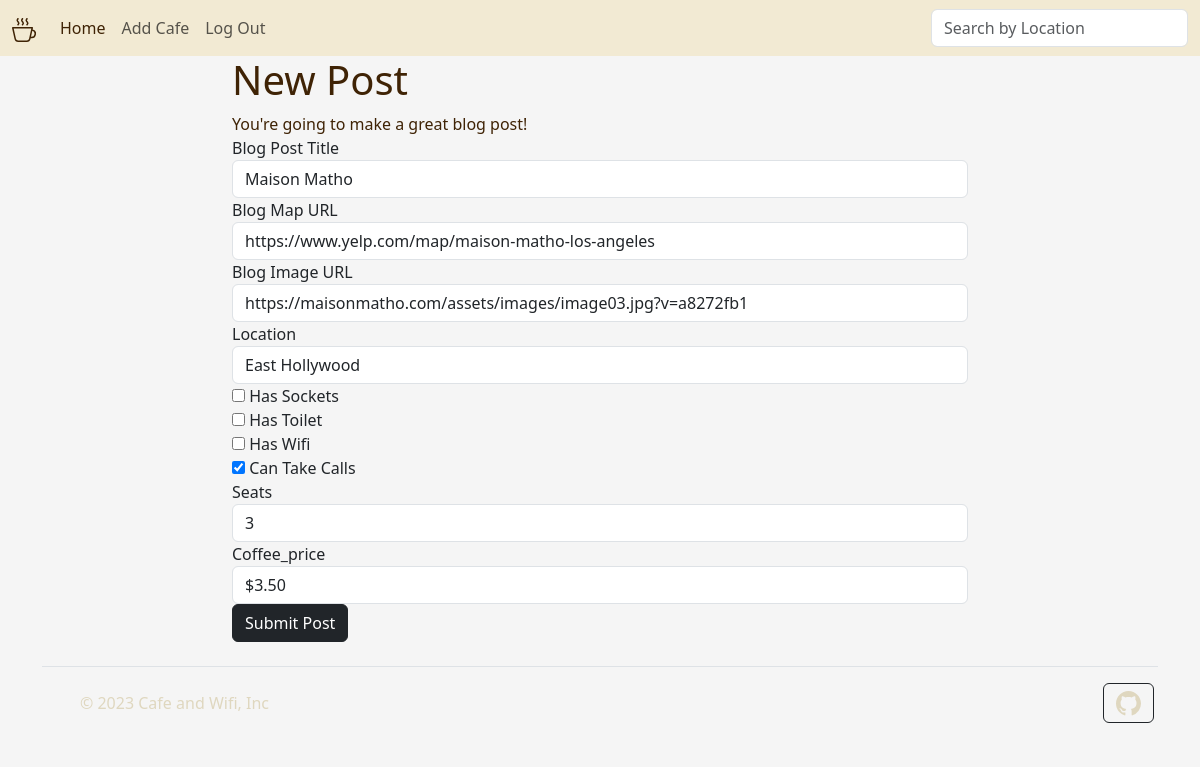
Screenshot of /edit-post/4 (signed in) with the database file from the repository.
### main.py (models this page shows)
class Cafe(db.Model):
    __tablename__ = "cafes"
    id = db.Column(db.Integer, primary_key=True)
    name = db.Column(db.String(250), unique=True, nullable=False)
    map_url = db.Column(db.String(500), nullable=False)
    img_url = db.Column(db.String(500), nullable=False)
    location = db.Column(db.String(250), nullable=False)
    seats = db.Column(db.String(250), nullable=False)
    has_toilet = db.Column(db.Boolean, nullable=False)
    has_wifi = db.Column(db.Boolean, nullable=False)
    has_sockets = db.Column(db.Boolean, nullable=False)
    can_take_calls = db.Column(db.Boolean, nullable=False)
    coffee_price = db.Column(db.String(250), nullable=True)

### main.py (the view, shortened to what this page needs)
@app.route("/edit-post/<int:post_id>", methods=["GET", "POST"])
def edit_post(post_id):
    post = Cafe.query.get(post_id)
    edit_form = CreatePostForm(
        name=post.name,
        map_url=post.map_url,
        img_url=post.img_url,
        location=post.location,
        has_sockets=post.has_sockets,
        has_toilet=post.has_toilet,
        has_wifi=post.has_wifi,
        can_take_calls=post.can_take_calls,
        seats=post.seats,
        coffee_price=post.coffee_price,
    )
    return render_template("add_cafe.html", form=edit_form)

### forms.py
class CreatePostForm(FlaskForm):
    name = StringField("Blog Post Title", validators=[DataRequired()])
    map_url = StringField("Blog Map URL", validators=[DataRequired(), URL()])
    img_url = StringField("Blog Image URL", validators=[DataRequired(), URL()])
    location = StringField("Location", validators=[DataRequired()])
    has_sockets = BooleanField("Has Sockets")
    has_toilet = BooleanField("Has Toilet")
    has_wifi = BooleanField("Has Wifi")
    can_take_calls = BooleanField("Can Take Calls")
    seats = StringField("Seats", validators=[DataRequired()])
    coffee_price = StringField("Coffee_price", validators=[DataRequired()])
    submit = SubmitField("Submit Post")

### main.py (called while the page is built)
@login_manager.user_loader
def load_user(user_id):
    return User.query.get(int(user_id))

### templates/add_cafe.html (shortened to what this page needs)
{% import "bootstrap/wtf.html" as wtf %}
{% block content %}
{% include "header.html" %}
  <header class="masthead" style="background-image: url('{{ url_for('static', filename='img/edit-bg.jpg')}}')">
    <div class="container">
      <div class="row">
        <div class="col-lg-8 col-md-10 mx-auto">
          <div class="page-heading">
            {% if is_edit: %}
            <h1 style="color:#3F2305;">Edit Post</h1>
            {% else: %}
            <h1 style="color:#3F2305;">New Post</h1>
            {% endif %}
            <span class="subheading" style="color:#3F2305;">You're going to make a great blog post!</span>
          </div>
        </div>
      </div>
    </div>
  </header>
  <div class="container">
    <div class="row">
      <div class="col-lg-8 col-md-10 mx-auto">
        {{ wtf.quick_form(form, novalidate=True, button_map={"submit": "dark"}) }}
      </div>
    </div>
  </div>
{% include "footer.html" %}
{% endblock %}

### rows the page displays
Cafe: name "Maison Matho", map_url "https://www.yelp.com/map/maison-matho-los-angeles", img_url "https://maisonmatho.com/assets/images/image03.jpg?v=a8272fb1", location "East Hollywood", can_take_calls "☑", seats "3", coffee_price "$3.50"
